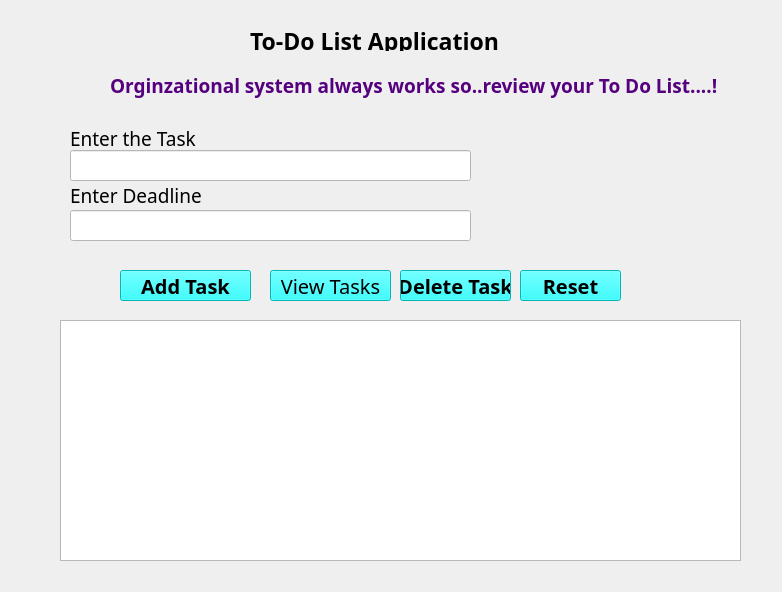
<?xml version="1.0" encoding="UTF-8"?>
<ui version="4.0">
 <class>Form</class>
 <widget class="QWidget" name="Form">
  <property name="geometry">
   <rect>
    <x>0</x>
    <y>0</y>
    <width>782</width>
    <height>592</height>
   </rect>
  </property>
  <property name="windowTitle">
   <string>Form</string>
  </property>
  <property name="styleSheet">
   <string notr="true"/>
  </property>
  <widget class="QLabel" name="l1">
   <property name="geometry">
    <rect>
     <x>250</x>
     <y>30</y>
     <width>301</width>
     <height>21</height>
    </rect>
   </property>
   <property name="font">
    <font>
     <family>Segoe Print</family>
     <pointsize>17</pointsize>
     <bold>true</bold>
     <underline>false</underline>
     <strikeout>false</strikeout>
    </font>
   </property>
   <property name="styleSheet">
    <string notr="true">color: rgb(0, 0, 0);</string>
   </property>
   <property name="text">
    <string>To-Do List Application</string>
   </property>
  </widget>
  <widget class="QLabel" name="l2">
   <property name="geometry">
    <rect>
     <x>110</x>
     <y>70</y>
     <width>641</width>
     <height>31</height>
    </rect>
   </property>
   <property name="font">
    <font>
     <family>Segoe Print</family>
     <pointsize>14</pointsize>
     <bold>true</bold>
    </font>
   </property>
   <property name="styleSheet">
    <string notr="true">color: rgb(85, 0, 127);</string>
   </property>
   <property name="text">
    <string>Orginzational system always works so..review your To Do List....!</string>
   </property>
  </widget>
  <widget class="QLabel" name="l3">
   <property name="geometry">
    <rect>
     <x>70</x>
     <y>130</y>
     <width>401</width>
     <height>16</height>
    </rect>
   </property>
   <property name="font">
    <font>
     <family>Sylfaen</family>
     <pointsize>14</pointsize>
     <bold>false</bold>
    </font>
   </property>
   <property name="text">
    <string>Enter the Task</string>
   </property>
  </widget>
  <widget class="QLabel" name="l4">
   <property name="geometry">
    <rect>
     <x>70</x>
     <y>185</y>
     <width>241</width>
     <height>21</height>
    </rect>
   </property>
   <property name="font">
    <font>
     <family>Sylfaen</family>
     <pointsize>14</pointsize>
     <bold>false</bold>
    </font>
   </property>
   <property name="text">
    <string>Enter Deadline</string>
   </property>
  </widget>
  <widget class="QLineEdit" name="task_edit">
   <property name="geometry">
    <rect>
     <x>70</x>
     <y>150</y>
     <width>401</width>
     <height>31</height>
    </rect>
   </property>
   <property name="font">
    <font>
     <pointsize>12</pointsize>
    </font>
   </property>
   <property name="styleSheet">
    <string notr="true">background-color: rgb(255, 255, 255);</string>
   </property>
   <property name="text">
    <string/>
   </property>
  </widget>
  <widget class="QLineEdit" name="deadlin_edit">
   <property name="geometry">
    <rect>
     <x>70</x>
     <y>210</y>
     <width>401</width>
     <height>31</height>
    </rect>
   </property>
   <property name="font">
    <font>
     <pointsize>12</pointsize>
    </font>
   </property>
   <property name="styleSheet">
    <string notr="true">background-color: rgb(255, 255, 255);</string>
   </property>
   <property name="text">
    <string/>
   </property>
  </widget>
  <widget class="QPushButton" name="addbtn">
   <property name="geometry">
    <rect>
     <x>120</x>
     <y>270</y>
     <width>131</width>
     <height>31</height>
    </rect>
   </property>
   <property name="font">
    <font>
     <family>Sitka Display Semibold</family>
     <pointsize>15</pointsize>
     <bold>true</bold>
    </font>
   </property>
   <property name="styleSheet">
    <string notr="true">background-color: rgb(0, 255, 255);</string>
   </property>
   <property name="text">
    <string>Add Task</string>
   </property>
  </widget>
  <widget class="QPushButton" name="viewbtn">
   <property name="geometry">
    <rect>
     <x>270</x>
     <y>270</y>
     <width>121</width>
     <height>31</height>
    </rect>
   </property>
   <property name="font">
    <font>
     <family>Sitka Display Semibold</family>
     <pointsize>15</pointsize>
    </font>
   </property>
   <property name="styleSheet">
    <string notr="true">background-color: rgb(0, 255, 255);</string>
   </property>
   <property name="text">
    <string>View Tasks</string>
   </property>
  </widget>
  <widget class="QPushButton" name="deletebtn">
   <property name="geometry">
    <rect>
     <x>400</x>
     <y>270</y>
     <width>111</width>
     <height>31</height>
    </rect>
   </property>
   <property name="font">
    <font>
     <family>Sitka Display Semibold</family>
     <pointsize>15</pointsize>
     <bold>true</bold>
    </font>
   </property>
   <property name="styleSheet">
    <string notr="true">background-color: rgb(0, 255, 255);</string>
   </property>
   <property name="text">
    <string>Delete Task</string>
   </property>
  </widget>
  <widget class="QPushButton" name="resetbtn">
   <property name="geometry">
    <rect>
     <x>520</x>
     <y>270</y>
     <width>101</width>
     <height>31</height>
    </rect>
   </property>
   <property name="font">
    <font>
     <family>Sitka Display Semibold</family>
     <pointsize>15</pointsize>
     <bold>true</bold>
    </font>
   </property>
   <property name="styleSheet">
    <string notr="true">background-color: rgb(0, 255, 255);</string>
   </property>
   <property name="text">
    <string>Reset</string>
   </property>
  </widget>
  <widget class="QListWidget" name="listWidget">
   <property name="geometry">
    <rect>
     <x>60</x>
     <y>320</y>
     <width>681</width>
     <height>241</height>
    </rect>
   </property>
   <property name="font">
    <font>
     <family>Segoe Fluent Icons</family>
     <pointsize>14</pointsize>
    </font>
   </property>
  </widget>
 </widget>
 <resources/>
 <connections/>
</ui>
